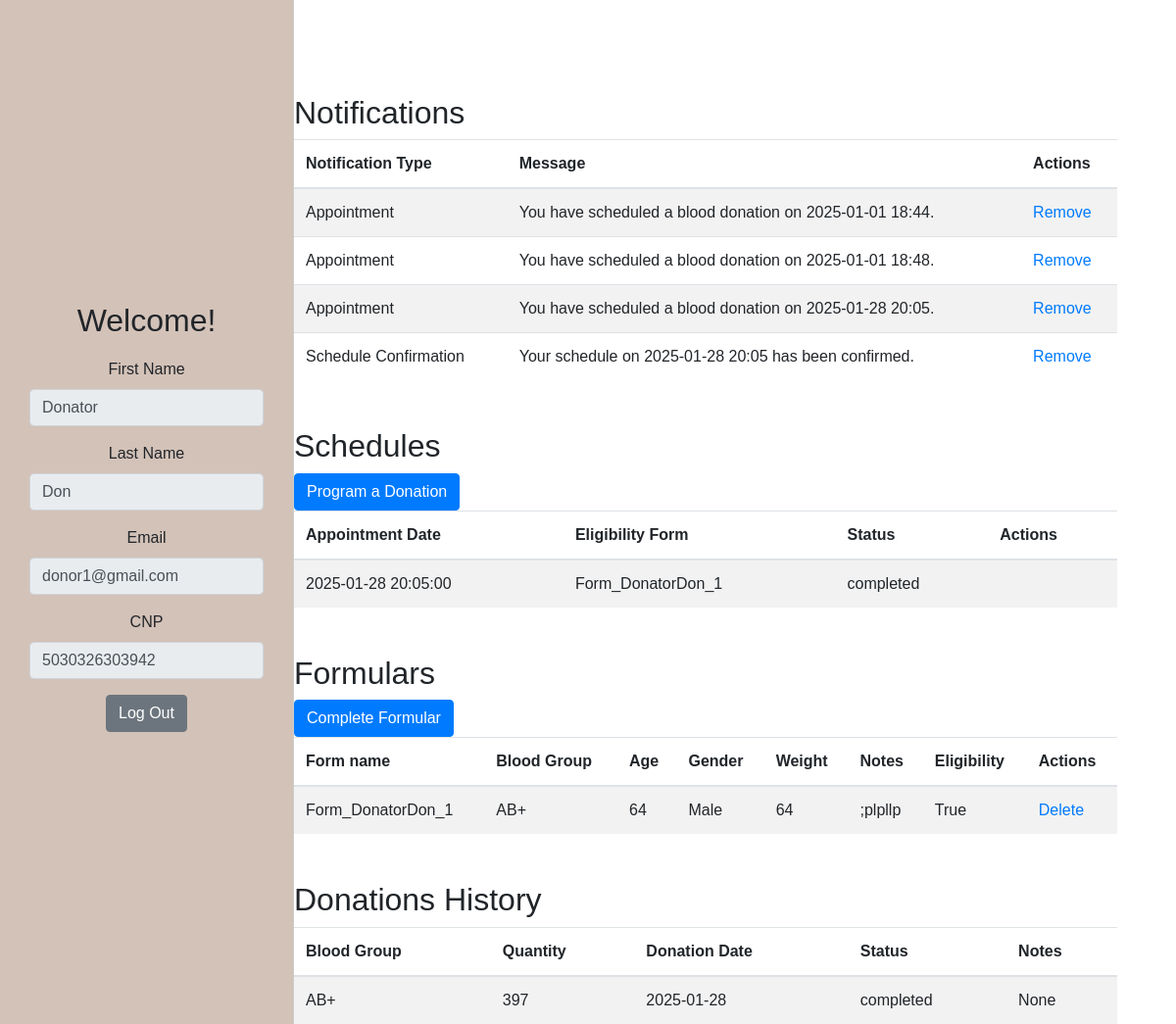
The app's page /donor_dashboard/3 (signed in) with its own data.
### models/user.py (models this page shows, shortened)
class User(db.Model):
    __tablename__ = 'User'
    UserID = db.Column(db.Integer, primary_key=True, autoincrement=True)
    Role = db.Column(db.String, nullable=False)
    FirstName = db.Column(db.String, nullable=False)
    LastName = db.Column(db.String, nullable=False)
    Email = db.Column(db.String, unique=True, nullable=False)
    Password = db.Column(db.String, nullable=False)
    CNP = db.Column(db.String(13), unique=True, nullable=False)

### models/notification.py (models this page shows)
class Notification(db.Model):
    __tablename__ = 'Notification'
    NotificationID = db.Column(db.Integer, primary_key=True, autoincrement=True)
    DonorID = db.Column(db.Integer, db.ForeignKey('Donor.DonorID', ondelete='CASCADE'))
    NotificationType = db.Column(db.String(50), nullable=False)
    Message = db.Column(db.Text, nullable=False)
    donor = db.relationship('Donor', backref='notifications')

### models/schedule.py (models this page shows)
class Schedule(db.Model):
    __tablename__ = 'Schedule'
    ScheduleID = db.Column(db.Integer, primary_key=True, autoincrement=True)
    DonorID = db.Column(db.Integer, db.ForeignKey('Donor.DonorID', ondelete='CASCADE'), nullable=False)
    FormID = db.Column(db.Integer, db.ForeignKey('EligibilityForm.FormID', ondelete='CASCADE'), nullable=False)
    AppointmentDate = db.Column(db.DateTime, nullable=False)
    Status = db.Column(db.String(10), default='pending', nullable=False)
    donor = db.relationship('Donor', backref='schedules')
    form = db.relationship('EligibilityForm', backref='schedules')
    __table_args__ = (
        db.CheckConstraint("Status IN ('pending', 'canceled','confirmed','completed')"),
    )

### models/eligibility_form.py (models this page shows)
class EligibilityForm(db.Model):
    __tablename__ = 'EligibilityForm'
    FormID = db.Column(db.Integer, primary_key=True, autoincrement=True)
    DonorID = db.Column(db.Integer, db.ForeignKey('Donor.DonorID', ondelete='CASCADE'))
    FormName = db.Column(db.String(50), nullable=False)
    BloodGroup = db.Column(db.String(5), nullable=False)
    Age = db.Column(db.Integer, nullable=False)
    Gender = db.Column(db.String(10), nullable=False)
    Weight = db.Column(db.Integer, nullable=False)
    Notes = db.Column(db.Text, nullable=False)
    IsEligible = db.Column(db.Boolean, default=True)
    donor = db.relationship('Donor', backref='eligibility_forms', lazy=True)

### models/donation.py (models this page shows)
class Donation(db.Model):
    __tablename__ = 'Donation'
    DonationName = db.Column(db.String)
    DonationID = db.Column(db.Integer, primary_key=True, autoincrement=True)
    ScheduleID = db.Column(db.Integer, db.ForeignKey('Schedule.ScheduleID', ondelete='CASCADE'))
    BloodGroup = db.Column(db.String(5), nullable=False)
    Quantity = db.Column(db.Integer, nullable=False)
    DonationDate = db.Column(db.Date, nullable=False)
    Status = db.Column(db.String(10), nullable=False)
    Notes = db.Column(db.Text)
    schedule = db.relationship('Schedule', backref='donations')
    __table_args__ = (
        db.CheckConstraint("Status IN ('completed', 'returned', 'pending')"),
    )

### controllers/donor_controller.py (the view)
    @app.route('/donor_dashboard/<int:id>')
    def donor_dashboard(id: int):
        user = User.query.get(id)
        if not user:
            flash('User not found.', 'error')
            return redirect(url_for('login'))
        donor = Donor.query.filter_by(UserID=id).first()
        if not donor:
            flash('Donor not found.', 'error')
            return redirect(url_for('login'))
        schedules = Schedule.query.filter_by(DonorID=donor.DonorID).all()
        donations = db.session.query(Donation).join(Schedule).filter(Schedule.DonorID == donor.DonorID).all()
        eligibility_forms = EligibilityForm.query.filter_by(DonorID=donor.DonorID).all()
        notifications = Notification.query.filter_by(DonorID=donor.DonorID).all()
        return render_template(
            'donor/donor_dashboard.html',
            donor=donor,
            user=user,
            donations=donations,
            schedules=schedules,
            eligibility_forms=eligibility_forms,
            notifications=notifications,
        )

### templates/donor/donor_dashboard.html (shortened to what this page needs)
{% extends "dashboard_base.html" %}
{% block sidebar_title %}
    Welcome!
{% endblock %}
{% block sidebar_content %}
    <form method="POST" id="editForm">
    <div class="form-group">
        <label for="firstName">First Name</label>
        <input type="text" class="form-control" id="firstName" name="first_name" value="{{ user.FirstName }}" readonly>
    </div>
    <div class="form-group">
        <label for="lastName">Last Name</label>
        <input type="text" class="form-control" id="lastName" name="last_name" value="{{ user.LastName }}" readonly>
    </div>
    <div class="form-group">
        <label for="email">Email</label>
        <input type="email" class="form-control" id="email" name="email" value="{{ user.Email }}" readonly>
    </div>
    <div class="form-group">
        <label for="cnp">CNP</label>
        <input type="text" class="form-control" id="cnp" name="cnp" value="{{ user.CNP }}" readonly>
    </div>
         <a href="{{ url_for('logout', id=session['user_id']) }}" class="btn btn-secondary">Log Out</a>
    </form>
{% endblock %}
{% block main_content %}
<div class="container mt-5" id="notificationTable">
    <h2>Notifications</h2>
    <table class="table table-striped">
        <thead>
            <tr>
                <th>Notification Type</th>
                <th>Message</th>
                <th>Actions</th>
            </tr>
        </thead>
        <tbody>
            {% for notification in notifications %}
            <tr>
                <td>{{notification.NotificationType }}</td>
                <td>{{ notification.Message }}</td>
                <td>
                    <a href="{{ url_for('delete_notification', notification_id=notification.NotificationID) }}">Remove</a>
                </td>
            </tr>
            {% endfor %}
        </tbody>
    </table>
</div>
<div class="container mt-5" id="scheduleTable">
    <h2>Schedules</h2>
    <a href="/create/schedule/{{ donor.DonorID }}" class="btn btn-primary">Program a Donation</a>
    <table class="table table-striped">
        <thead>
            <tr>
                <th>Appointment Date</th>
                <th>Eligibility Form</th>
                <th>Status</th>
                <th>Actions</th>
            </tr>
        </thead>
        <tbody>
            {% for schedule in schedules %}
            <tr>
                <td>{{ schedule.AppointmentDate }}</td>
                <td>{{ schedule.form.FormName }}</td>
                <td>{{ schedule.Status }}</td>
                <td>
                </td>
            </tr>
            {% endfor %}
        </tbody>
    </table>
</div>
<div class="container mt-5" id="formTable">
    <h2>Formulars</h2>
    <a href="/create/form/{{ donor.DonorID }}" class="btn btn-primary">Complete Formular</a>
    <table class="table table-striped">
        <thead>
            <tr>
                <th>Form name</th>
                <th>Blood Group</th>
                <th>Age</th>
                <th>Gender</th>
                <th>Weight</th>
                <th>Notes</th>
                <th>Eligibility</th>
                <th>Actions</th>
            </tr>
        </thead>
        <tbody>
            {% if eligibility_forms %}
                {% for form in eligibility_forms %}
                <tr>
                    <td>{{ form.FormName }}</td>
                    <td>{{ form.BloodGroup }}</td>
                    <td>{{ form.Age }}</td>
                    <td>{{ form.Gender }}</td>
                    <td>{{ form.Weight }}</td>
                    <td>{{ form.Notes }}</td>
                    <td>{{ form.IsEligible }}</td>
                    <td>
                        <a href="/delete/form/{{ form.FormID }}">Delete</a>
                    </td>
                </tr>
                {% endfor %}
            {% else %}
                <tr>
                    <td colspan="8">No forms found</td>
                </tr>
            {% endif %}
        </tbody>
    </table>
</div>
<div class="container mt-5" id="donationTable">
    <h2>Donations History</h2>
    <table class="table table-striped">
        <thead>
            <tr>
                <th>Blood Group</th>
                <th>Quantity</th>
                <th>Donation Date</th>
                <th>Status</th>
                <th>Notes</th>
            </tr>
        </thead>
        <tbody>
            {% for donation in donations %}
            <tr>
                <td>{{ donation.BloodGroup }}</td>
                <td>{{ donation.Quantity }}</td>
                <td>{{ donation.DonationDate }}</td>
                <td>{{ donation.Status }}</td>
                <td>{{ donation.Notes }}</td>
            </tr>
            {% endfor %}
        </tbody>
    </table>
</div>
{% endblock %}

### static/dashboard.css (style rules this page uses)
body { font-family: Arial, sans-serif; background-color: #ffffff }
h2 { margin-top: 20px; }
.table { margin-bottom: 0; }
.container { margin-left: 270px; }

### records on screen
User: first_name "Donator", last_name "Don", email "donor1@gmail.com", cnp "5030326303942"
Notification: NotificationType "Appointment", Message "You have scheduled a blood donation on 2025-01-01 18:44."
Notification: NotificationType "Appointment", Message "You have scheduled a blood donation on 2025-01-01 18:48."
Notification: NotificationType "Appointment", Message "You have scheduled a blood donation on 2025-01-28 20:05."
Notification: NotificationType "Schedule Confirmation", Message "Your schedule on 2025-01-28 20:05 has been confirmed."
Schedule: AppointmentDate "2025-01-28 20:05:00", form.FormName "Form_DonatorDon_1", Status "completed"
EligibilityForm: FormName "Form_DonatorDon_1", BloodGroup "AB+", Age "64", Gender "Male", Weight "64", Notes ";plpllp", IsEligible "True"
Donation: BloodGroup "AB+", Quantity "397", DonationDate "2025-01-28", Status "completed", Notes "None"
